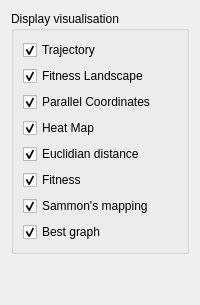
       <widget class="QWidget" name="plotsTab">
        <attribute name="title">
         <string>Plots</string>
        </attribute>
        <layout class="QVBoxLayout" name="verticalLayout_6">
         <item>
          <widget class="QGroupBox" name="displayBox">
           <property name="sizePolicy">
            <sizepolicy hsizetype="Expanding" vsizetype="Fixed">
             <horstretch>10</horstretch>
             <verstretch>0</verstretch>
            </sizepolicy>
           </property>
           <property name="title">
            <string>Display visualisation </string>
           </property>
           <layout class="QVBoxLayout" name="verticalLayout_2">
            <item>
             <widget class="QCheckBox" name="trajectoryVisCheckBox">
              <property name="text">
               <string>Trajectory</string>
              </property>
              <property name="checked">
               <bool>true</bool>
              </property>
             </widget>
            </item>
            <item>
             <widget class="QCheckBox" name="FitnessLandscapeCheckBox">
              <property name="text">
               <string>Fitness Landscape</string>
              </property>
              <property name="checked">
               <bool>true</bool>
              </property>
             </widget>
            </item>
            <item>
             <widget class="QCheckBox" name="parallelCoordinateCheckBox">
              <property name="text">
               <string>Parallel Coordinates</string>
              </property>
              <property name="checked">
               <bool>true</bool>
              </property>
             </widget>
            </item>
            <item>
             <widget class="QCheckBox" name="heatMapCheckBox">
              <property name="text">
               <string>Heat Map</string>
              </property>
              <property name="checked">
               <bool>true</bool>
              </property>
             </widget>
            </item>
            <item>
             <widget class="QCheckBox" name="euclidianCheckBox">
              <property name="text">
               <string>Euclidian distance</string>
              </property>
              <property name="checked">
               <bool>true</bool>
              </property>
             </widget>
            </item>
            <item>
             <widget class="QCheckBox" name="fitnessCheckBox">
              <property name="text">
               <string>Fitness</string>
              </property>
              <property name="checked">
               <bool>true</bool>
              </property>
             </widget>
            </item>
            <item>
             <widget class="QCheckBox" name="sammonCheckBox">
              <property name="text">
               <string>Sammon's mapping</string>
              </property>
              <property name="checked">
               <bool>true</bool>
              </property>
             </widget>
            </item>
            <item>
             <widget class="QCheckBox" name="bestCheckBox">
              <property name="text">
               <string>Best graph</string>
              </property>
              <property name="checked">
               <bool>true</bool>
              </property>
             </widget>
            </item>
           </layout>
          </widget>
         </item>
         <item>
          <spacer name="verticalSpacer_5">
           <property name="orientation">
            <enum>Qt::Vertical</enum>
           </property>
           <property name="sizeHint" stdset="0">
            <size>
             <width>20</width>
             <height>40</height>
            </size>
           </property>
          </spacer>
         </item>
        </layout>
       </widget>
